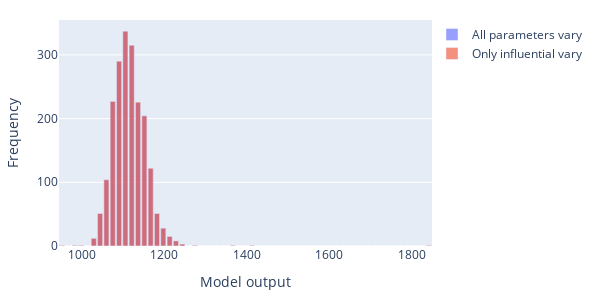

Source (notebook cell):
### Code cell
if __name__ == "__main__":

    path_base = Path('/data/user/kim_a/')

    # LCA model
    bw.projects.set_current("GSA for oases")
    co = bw.Database("CH consumption 1.0")
    demand_act = [act for act in co if "average consumption" in act['name']][0]
    print(demand_act)
    demand = {demand_act: 1}
    method = ("IPCC 2013", "climate change", "GTP 100a")

    # Define some variables
    num_params = 172056
    iterations_validation = 2000
    write_dir = path_base / "oases_gsa"
    model = LCAModel(demand, method, write_dir) # TODO add num_params later
    gsa_seed = 42095720
    validation_seed = 66666
    fig_format = ["html", "pickle"]

    # Make sure  that the chosen num_params in LCA are appropriate
    val = Validation(
        model=model,
        iterations=iterations_validation,
        seed=validation_seed,
        default_x_rescaled=model.default_uncertain_amounts,
        write_dir=write_dir,
    )
    num_params_gsa = 35000
    tag = "LocalSA"
    scores_dict = model.get_lsa_scores_pickle(model.write_dir / "LSA_scores")
    uncertain_tech_params_where_subset, _ = model.get_nonzero_params_from_num_params(scores_dict, num_params_gsa)
    parameter_choice = []
    for u in uncertain_tech_params_where_subset:
        where_temp = np.where(model.uncertain_tech_params_where == u)[0]
        assert len(where_temp) == 1
        parameter_choice.append(where_temp[0])
    parameter_choice.sort()
    Y_subset = val.get_influential_Y_from_parameter_choice(parameter_choice=parameter_choice, tag=tag)
    fig=val.plot_histogram_Y_all_Y_inf(Y_subset, num_influential=num_params_gsa)

### Figure 1 — Plotly figure (JSON) as saved in the notebook; plotly's stock layout.template omitted (floating-point values rounded to 4 significant figures)
{"data": [{"marker": {"color": "#636EFA"}, "name": "All parameters vary", "opacity": 0.65, "showlegend": true, "type": "bar", "x": [953.1, 968.4, 983.7, 999.0, 1014.0, 1030.0, 1045.0, 1060.0, 1076.0, 1091.0, 1106.0, 1122.0, 1137.0, 1152.0, 1167.0, 1183.0, 1198.0, 1213.0, 1229.0, 1244.0, 1259.0, 1275.0, 1290.0, 1305.0, 1321.0, 1336.0, 1351.0, 1367.0, 1382.0, 1397.0, 1412.0, 1428.0, 1443.0, 1458.0, 1474.0, 1489.0, 1504.0, 1520.0, 1535.0, 1550.0, 1566.0, 1581.0, 1596.0, 1612.0, 1627.0, 1642.0, 1657.0, 1673.0, 1688.0, 1703.0, 1719.0, 1734.0, 1749.0, 1765.0, 1780.0, 1795.0, 1811.0, 1826.0, 1841.0, 1857.0], "y": [1, 0, 1, 1, 0, 12, 51, 104, 227, 290, 337, 315, 225, 205, 122, 51, 28, 15, 8, 3, 0, 1, 0, 0, 0, 0, 0, 1, 0, 0, 1, 0, 0, 0, 0, 0, 0, 0, 0, 0, 0, 0, 0, 0, 0, 0, 0, 0, 0, 0, 0, 0, 0, 0, 0, 0, 0, 0, 1]}, {"marker": {"color": "#EF553B"}, "name": "Only influential vary", "opacity": 0.65, "type": "bar", "x": [953.1, 968.4, 983.7, 999.0, 1014.0, 1030.0, 1045.0, 1060.0, 1076.0, 1091.0, 1106.0, 1122.0, 1137.0, 1152.0, 1167.0, 1183.0, 1198.0, 1213.0, 1229.0, 1244.0, 1259.0, 1275.0, 1290.0, 1305.0, 1321.0, 1336.0, 1351.0, 1367.0, 1382.0, 1397.0, 1412.0, 1428.0, 1443.0, 1458.0, 1474.0, 1489.0, 1504.0, 1520.0, 1535.0, 1550.0, 1566.0, 1581.0, 1596.0, 1612.0, 1627.0, 1642.0, 1657.0, 1673.0, 1688.0, 1703.0, 1719.0, 1734.0, 1749.0, 1765.0, 1780.0, 1795.0, 1811.0, 1826.0, 1841.0, 1857.0], "y": [1, 0, 1, 1, 0, 12, 51, 104, 227, 290, 337, 315, 226, 204, 122, 51, 28, 15, 8, 3, 0, 1, 0, 0, 0, 0, 0, 1, 0, 0, 1, 0, 0, 0, 0, 0, 0, 0, 0, 0, 0, 0, 0, 0, 0, 0, 0, 0, 0, 0, 0, 0, 0, 0, 0, 0, 0, 0, 1]}], "layout": {"barmode": "overlay", "height": 300, "legend": {"x": 1, "y": 1}, "margin": {"b": 20, "l": 20, "r": 20, "t": 20}, "width": 600, "xaxis": {"title": {"text": "Model output"}}, "yaxis": {"title": {"text": "Frequency"}}}}
